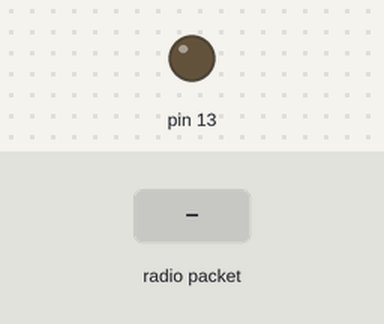
Recording of a sketch running on a simulated Arduino Uno, built with avr-gcc and run on an emulated ATmega328P. Parts: output pins drawn as LEDs (lit = HIGH). Inputs (shaded band) come from the test bench. No radio packets arrive unless stated.

Above: at 1.2 s.
1.3 s: radio packet "1" arrives
At 1.8 s:
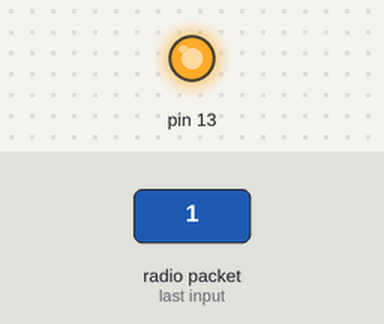
2.8 s: radio packet "0" arrives
At 4.1 s:
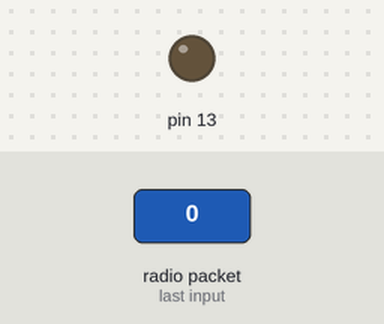
Timing chart, 0 to 5.8 s (numbered marks = the images above; inputs shaded):
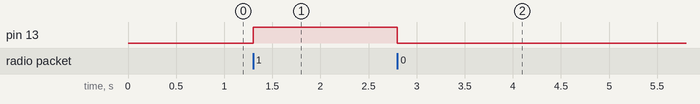

The sketch:

rx_for_RF.ino
```cpp
//simple Tx on pin D12
//Written By : Mohannad Rawashdeh
// 3:00pm , 13/6/2013
//http://www.genotronex.com/
//..................................
#include <VirtualWire.h>
void setup()
{
    vw_set_ptt_inverted(true); // Required for DR3100
    vw_set_rx_pin(12);
    vw_setup(4000);  // Bits per sec
    pinMode(13, OUTPUT);

    vw_rx_start();       // Start the receiver PLL running
}
    void loop()
{
    uint8_t buf[VW_MAX_MESSAGE_LEN];
    uint8_t buflen = VW_MAX_MESSAGE_LEN;

    if (vw_get_message(buf, &buflen)) // Non-blocking
    {
      if(buf[0]=='1'){


   digitalWrite(13,1);
      }
   if(buf[0]=='0'){
  digitalWrite(13,0);
    }

}
}
```

Measured:
- after the input at 1.3 s, pin 13: LOW → HIGH at once
- after the input at 2.8 s, pin 13: HIGH → LOW at once
